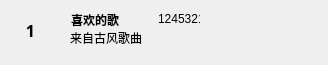
<?xml version="1.0" encoding="UTF-8"?>
<ui version="4.0">
 <class>SearchItem</class>
 <widget class="QWidget" name="SearchItem">
  <property name="geometry">
   <rect>
    <x>0</x>
    <y>0</y>
    <width>328</width>
    <height>65</height>
   </rect>
  </property>
  <property name="windowTitle">
   <string>Form</string>
  </property>
  <widget class="QLabel" name="lab_ranking">
   <property name="geometry">
    <rect>
     <x>158</x>
     <y>11</y>
     <width>42</width>
     <height>16</height>
    </rect>
   </property>
   <property name="text">
    <string>1245321</string>
   </property>
  </widget>
  <widget class="QLabel" name="lab_num">
   <property name="geometry">
    <rect>
     <x>0</x>
     <y>0</y>
     <width>61</width>
     <height>61</height>
    </rect>
   </property>
   <property name="font">
    <font>
     <family>Microsoft JhengHei Light</family>
     <pointsize>12</pointsize>
     <weight>75</weight>
     <bold>true</bold>
    </font>
   </property>
   <property name="text">
    <string>1</string>
   </property>
   <property name="alignment">
    <set>Qt::AlignCenter</set>
   </property>
  </widget>
  <widget class="QLabel" name="lab_name">
   <property name="geometry">
    <rect>
     <x>71</x>
     <y>11</y>
     <width>81</width>
     <height>17</height>
    </rect>
   </property>
   <property name="sizePolicy">
    <sizepolicy hsizetype="Expanding" vsizetype="Expanding">
     <horstretch>0</horstretch>
     <verstretch>0</verstretch>
    </sizepolicy>
   </property>
   <property name="font">
    <font>
     <family>Microsoft YaHei UI</family>
     <weight>75</weight>
     <bold>true</bold>
    </font>
   </property>
   <property name="text">
    <string>喜欢的歌</string>
   </property>
  </widget>
  <widget class="QLabel" name="lab_message">
   <property name="geometry">
    <rect>
     <x>70</x>
     <y>30</y>
     <width>271</width>
     <height>16</height>
    </rect>
   </property>
   <property name="text">
    <string>来自古风歌曲</string>
   </property>
  </widget>
 </widget>
 <resources/>
 <connections/>
</ui>
